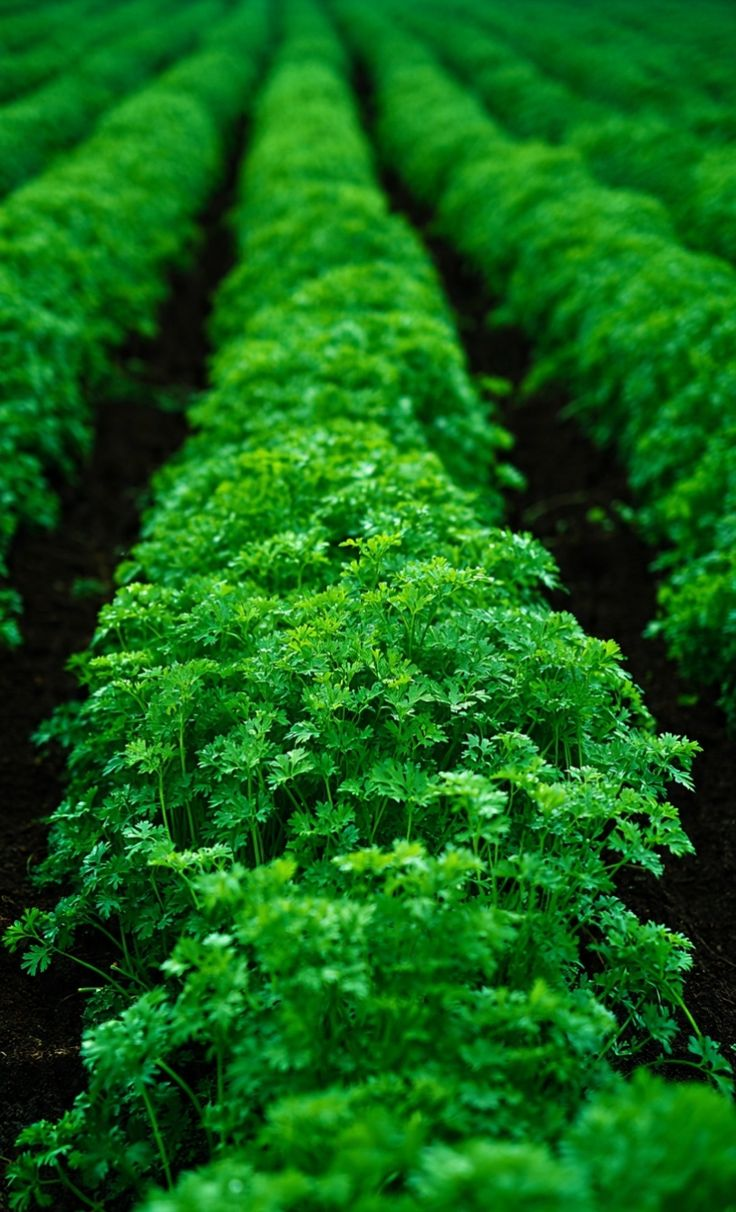
#> input picture cropguard/dataset/sain/294000681949547253.jpeg, 736 x 1212 px
$ python entrainer.py
#> lines starting #> are read from the running program, lines starting #| are printed output that depends on the picture; after the words box and inside, x2 and y2 are one past the last pixel; in counts of white or black regions, pixels touching at a corner belong together
### cropguard/caracteristiques.py
# Analyse d'une feuille : on isole la FEUILLE (on ecarte le fond : terre, paillage,
# ombres), puis on repere les parties qui s'ecartent du vert sain a l'INTERIEUR de la
# feuille : taches noires, taches blanches, jaunissement, pourriture.
#
# Honnete : c'est une heuristique couleur + forme, pas un modele entraine par maladie.
# Elle marche le mieux sur un gros plan d'une feuille. Le verdict global (sain / a
# surveiller / malade) vient du modele entraine (extraire + entrainer.py), qui recoit
# maintenant AUSSI la part de chaque symptome : il "voit" donc les taches.

from PIL import Image, ImageFilter
import numpy as np

TAILLE = 160

COULEURS = {
    "Jaunissement":   (245, 180, 40),
    "Taches blanches":(90, 170, 255),
    "Taches noires":  (255, 120, 40),
    "Pourriture":     (245, 60, 100),
}

def _bool_to_img(m):
    return Image.fromarray((m * 255).astype("uint8"))

def _dilate(m, it):
    img = _bool_to_img(m)
    for _ in range(it):
        img = img.filter(ImageFilter.MaxFilter(5))
    return np.asarray(img) > 127

def _erode(m, it):
    img = _bool_to_img(m)
    for _ in range(it):
        img = img.filter(ImageFilter.MinFilter(5))
    return np.asarray(img) > 127

def _ouvrir(m):
    return _dilate(_erode(m, 1), 1)   # enleve les pixels isoles

def _analyse(chemin):
    petite = Image.open(chemin).convert("RGB").resize((TAILLE, TAILLE))
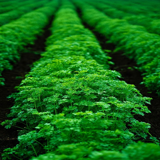
#> petite: PIL image 160x160 RGB; mean R, G, B 18.6, 101.9, 20.7
    rgb = np.asarray(petite)
    hsv = np.asarray(petite.convert("HSV"), dtype=np.float32)
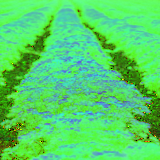
#> hsv: shape (160, 160, 3) float32; mean R, G, B 82.8, 212.6, 102
    h, s, v = hsv[:, :, 0], hsv[:, :, 1], hsv[:, :, 2]
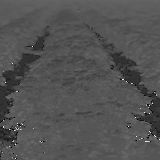
#> h: shape (160, 160) float32; min 0, max 249, mean 82.8
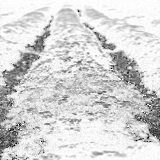
#> s: shape (160, 160) float32; min 0, max 255, mean 212.6
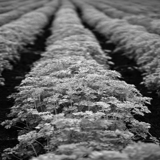
#> v: shape (160, 160) float32; min 0, max 232, mean 102

    # 1) Tissu sain : vert a vert clair (lime), assez sature, pas sombre.
    #    (teintes en 0-255 : ~48 = jaune-vert, ~120 = vert-bleu ; sous 48 = jaune)
    sain = (h >= 48) & (h <= 120) & (s > 55) & (v > 55)
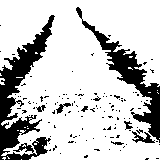
#> sain: shape (160, 160) bool; 78.4% white; 123 black regions (115 under 20 px), largest, box (x1, y1, x2, y2) and area: (0, 15, 55, 160) 2855, (76, 7, 160, 143) 1988, (132, 131, 155, 143) 120

    # 2) Feuille = tissu sain avec ses trous rebouches (fermeture morphologique).
    #    Les taches interieures rejoignent la feuille ; le fond exterieur reste dehors.
    feuille = _erode(_dilate(sain, 6), 6)
#> after the loop in _dilate, `for _ in range(it):`: img: PIL image 160x160 L; every value is 255
#> in _dilate, `return np.asarray(img) > 127`: returned value: shape (160, 160) bool; every value is 1
    # On analyse un peu a l'INTERIEUR du bord : l'anneau feuille/fond n'est ni vraiment
    # sain ni vraiment fond, il ne doit pas etre compte comme un symptome.
    interieur = _erode(feuille, 2)
    aire = max(int(interieur.sum()), 1)
#> aire = 25600

    # 3) Symptomes = pixels de l'interieur de la feuille qui ne sont PAS du tissu sain.
    anormal = interieur & (~sain)
    reste = anormal.copy()

    noir = reste & (v < 70)
    reste = reste & (~noir)
#> reste: shape (160, 160) bool; every value is 0
    blanc = reste & (v > 195) & (s < 55)
    reste = reste & (~blanc)
    jaune = reste & (h < 48) & (s > 70) & (v >= 100)
    reste = reste & (~jaune)
    pourri = reste & (h < 45) & (s >= 25) & (v >= 45) & (v <= 160)

    masques = {
        "Taches noires":  _ouvrir(noir),
        "Taches blanches":_ouvrir(blanc),
        "Jaunissement":   _ouvrir(jaune),
        "Pourriture":     _ouvrir(pourri),
    }
#> in _erode (call 3), `return np.asarray(img) > 127`: returned value: shape (160, 160) bool; 7.7% white; 10 white regions (3 under 20 px), largest, box (x1, y1, x2, y2) and area: (0, 28, 49, 120) 806, (138, 85, 160, 136) 383, (112, 52, 141, 84) 370
#> the loop in _dilate (call 2), `for _ in range(it):` made 1 pass
#> pass 1, in _dilate (call 2), `img = img.filter(ImageFilter.MaxFilter(5))`:
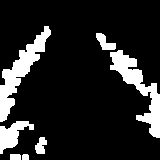
#> img: PIL image 160x160 L; 14.8% white; 7 white regions, largest, box (x1, y1, x2, y2) and area: (0, 26, 51, 122) 1424, (110, 50, 160, 138) 1397, (0, 121, 34, 154) 531
    parts = {nom: round(float(m.sum()) / aire * 100, 1) for nom, m in masques.items()}
#> parts = {'Taches noires': 14.8, 'Taches blanches': 0, 'Jaunissement': 0, 'Pourriture': 0}
    return rgb, hsv, sain, interieur, masques, parts

# --- Ce que recoit le modele entraine ---
def extraire(chemin):
    rgb, hsv, sain, feuille, masques, parts = _analyse(chemin)
#> masques = 4 items
    h, s, v = hsv[:, :, 0], hsv[:, :, 1], hsv[:, :, 2]
    aire = max(int(feuille.sum()), 1)
#> aire = 25600

    # histogramme de teinte sur le tissu SAIN (12 tranches)
    hist, _ = np.histogram(h[sain], bins=12, range=(0, 255))
#> hist = [0, 0, 26, 6826, 13213, 2, 0, 0, 0, 0, 0, 0]
    hist = hist / max(int(sain.sum()), 1)
#> hist = [0, 0, 0.0013, 0.34, 0.658, 9.97e-05, 0, 0, 0, 0, 0, 0]

    # parts de symptomes (0..1) : le modele "voit" enfin les taches
    sympt = np.array([parts["Taches noires"], parts["Taches blanches"],
                      parts["Jaunissement"], parts["Pourriture"]], dtype=np.float32) / 100.0
#> sympt = [0.148, 0, 0, 0]
    total = float(sum(m.sum() for m in masques.values())) / aire
#> total = 0.148
    part_saine = float(sain.sum()) / aire
#> part_saine = 0.784

    extra = np.array([total, part_saine, s.mean() / 255, v.mean() / 255], dtype=np.float32)
#> extra = [0.148, 0.784, 0.834, 0.4]
    return np.concatenate([hist.astype(np.float32), sympt, extra])

# --- Ce qu'affiche le tableau de bord ---
# [7 lines left out: function analyser_symptomes, not called in this run]

def part_atteinte(chemin):
    *_, parts = _analyse(chemin)
    return round(min(sum(parts.values()), 100.0), 1)

# [7 lines left out: function image_annotee, not called in this run]

### cropguard/entrainer.py
# Entraine le modele a distinguer les feuilles saines des feuilles malades,
# puis l'enregistre dans modele.joblib. A lancer une seule fois.
#   .venv/bin/python entrainer.py

import glob
import os
import sys

import numpy as np
import joblib
from sklearn.ensemble import RandomForestClassifier
from sklearn.model_selection import StratifiedKFold, cross_val_score

from caracteristiques import extraire

BASE = os.path.dirname(os.path.abspath(__file__))

def charger(dossier, etiquette):
    X, y = [], []
    for chemin in sorted(glob.glob(os.path.join(BASE, "dataset", dossier, "*"))):
        try:
            X.append(extraire(chemin))
            y.append(etiquette)
        except Exception as e:
            print("image ignoree :", chemin, e)
    return X, y

X, y = [], []
for dossier, etiquette in [("sain", 0), ("malade", 1)]:
    Xi, yi = charger(dossier, etiquette)
#> Xi = 1 item; yi = [0]
    print(f"{dossier} : {len(yi)} images")
#| sain : 1 images
    X += Xi
#> X = 1 item
    y += yi
#> y = [0]
#> pass 2 of the loop `for dossier, etiquette in [("sain", 0), ("malade", 1)]:`:
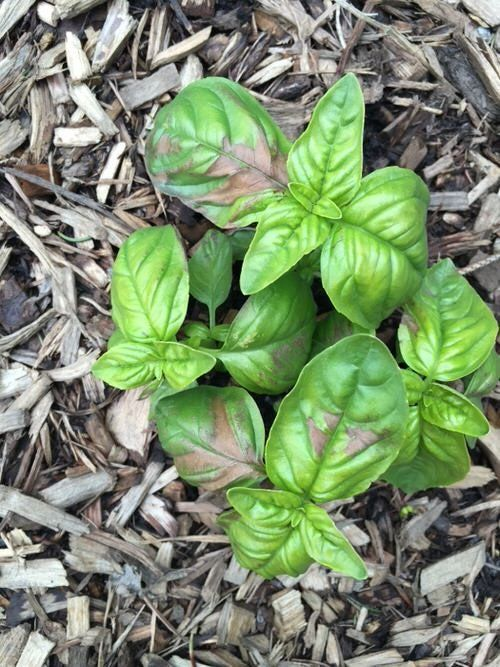
#> input picture cropguard/dataset/malade/Basil Leaves Turning Black or Brown_ Reasons and Solutions.jpeg, 500 x 667 px
#> in _analyse (call 2), `sain = (h >= 48) & (h <= 120) & (s > 55) & (v > 55)`:
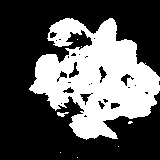
#> sain: shape (160, 160) bool; 34.8% white; 8 white regions (6 under 20 px), largest, box (x1, y1, x2, y2) and area: (29, 18, 160, 140) 8851, (57, 112, 69, 117) 35
#> in _analyse (call 2), `aire = max(int(interieur.sum()), 1)`: aire = 9205
#> anormal: shape (160, 160) bool; 6% white; 34 white regions (19 under 20 px), largest, box (x1, y1, x2, y2) and area: (51, 30, 92, 63) 490, (59, 96, 84, 116) 215, (103, 116, 129, 132) 129
#> noir: shape (160, 160) bool; 2% white; 24 white regions (15 under 20 px), largest, box (x1, y1, x2, y2) and area: (51, 47, 69, 62) 92, (69, 62, 79, 78) 63, (99, 66, 107, 83) 58
#> blanc: shape (160, 160) bool; 0.8% white in thin lines or dots, all inside (x1, y1, x2, y2) = (55, 28, 160, 136)
#> jaune: shape (160, 160) bool; 0.21% white in thin lines or dots, all inside (x1, y1, x2, y2) = (62, 36, 160, 112)
#> in _analyse (call 2), `reste = reste & (~jaune)`:
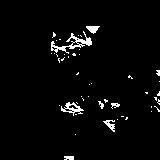
#> reste: shape (160, 160) bool; 3% white in thin lines or dots, all inside (x1, y1, x2, y2) = (51, 26, 160, 160)
#> in _analyse (call 2), `parts = {nom: round(float(m.sum()) / aire * 100, 1) for nom, m in masq..`: parts = {'Taches noires': 0.5, 'Taches blanches': 0, 'Jaunissement': 0, 'Pourriture': 0}
#> yi = [1]
#| malade : 1 images
#> X = 2 items
#> y = [0, 1]

X = np.array(X)
y = np.array(y)
if len(set(y)) < 2:
    sys.exit("Il faut des images dans dataset/sain ET dans dataset/malade.")

modele = RandomForestClassifier(n_estimators=300, random_state=42)

# Estimation honnete de la precision sur un petit jeu : validation croisee.
mini = int(np.bincount(y).min())
#> mini = 1
n = min(mini, 5)
#> n = 1
if n >= 2:
    cv = StratifiedKFold(n_splits=n, shuffle=True, random_state=42)
    scores = cross_val_score(modele, X, y, cv=cv)
    print(f"Precision estimee : {scores.mean() * 100:.0f}% (validation croisee sur {n} decoupes)")
else:
    print("Trop peu d'images pour estimer la precision.")

modele.fit(X, y)
joblib.dump(modele, os.path.join(BASE, "modele.joblib"))
print("Modele enregistre dans modele.joblib")
